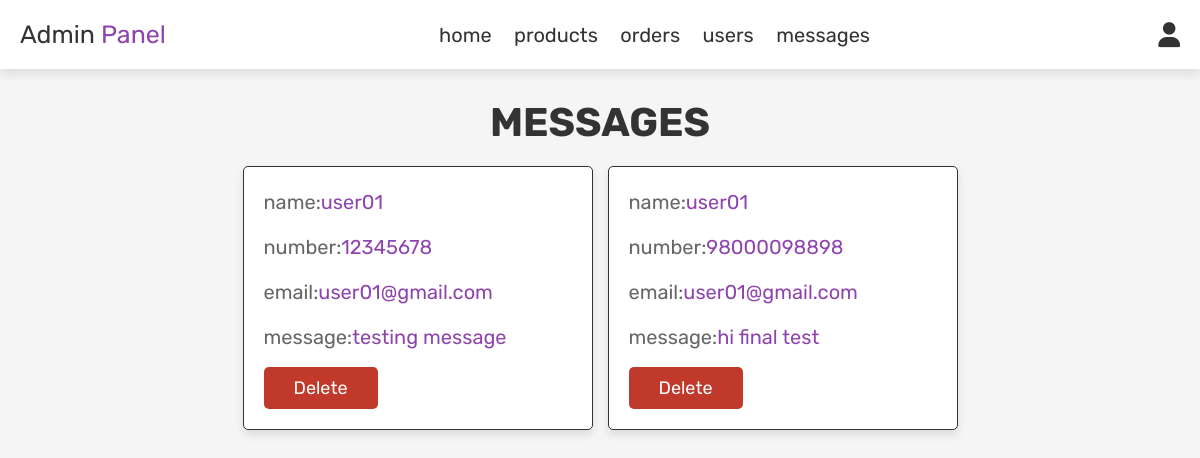
Screenshot of /admin_contacts.php (signed in) with the database file from the repository.
### tables this page shows
CREATE TABLE `message` (
  `id` int(100) NOT NULL,
  `user_id` int(100) NOT NULL,
  `name` varchar(100) NOT NULL,
  `number` varchar(12) NOT NULL,
  `email` varchar(100) NOT NULL,
  `message` varchar(500) NOT NULL
);

### admin_contacts.php (the view, shortened to what this page needs)
<?php
include 'config.php';
?>
<!DOCTYPE html>
<html lang="en">
<head>
    <link rel="stylesheet" href="https://cdnjs.cloudflare.com/ajax/libs/font-awesome/6.0.0/css/all.min.css">
    <link rel="stylesheet" href="css/style.css">
    <link rel="stylesheet" href="css/admin_style.css">
</head>
<body>
    <?php include 'admin_header.php'; ?>
<section class="messages">
    <h1 class="title">messages</h1>
    <div class="box-container">
    <?php
        $select_message = mysqli_query($conn, "SELECT * FROM `message`") or die
        ('query failed');
        if (mysqli_num_rows($select_message)>0){
            while($fetch_message= mysqli_fetch_assoc($select_message)) {
    ?>
    <div class="box">
        <p> name:<span><?php echo $fetch_message['name'];?></span></p>
        <p> number:<span><?php echo $fetch_message['number'];?></span></p>
        <p> email:<span><?php echo $fetch_message['email'];?></span></p>
        <p> message:<span><?php echo $fetch_message['message'];?></span></p>
        <a href="admin_contacts.php?delete=<?php echo $fetch_message['id'];?>"
        value='delete 'onclick="return confirm('delete this message?')"
        class="delete-btn">delete</a>
    </div>
    <?php
        };
    }else {
        echo' <p class="empty">you have no messages yet!</p>';
    }
    ?>
    </div>
</section>
</body>
</html>

### css/style.css (style rules this page uses)
:root { --purple:#8e44ad; --red:#c0392b; --orange:#f39c12; --black:#333; --white:#fff; --light-color:#666; --light-white:#ccc; --light-bg:#f5f5f5; --border:.1rem solid var(--black); --box-shadow:0 .5rem 1rem rgba(0,0,0,.1); }
* { font-family: 'Rubik', sans-serif; margin:0; padding:0; box-sizing: border-box; outline: none; border:none; text-decoration: none; transition:all .2s linear; }
html { font-size: 62.5%; overflow-x: hidden; }
section { padding:3rem 2rem; }
.title { text-align: center; margin-bottom: 2rem; text-transform: uppercase; color:var(--black); font-size: 4rem; }
.btn, .option-btn, .delete-btn, .white-btn { display: inline-block; margin-top: 1rem; padding:1rem 3rem; cursor: pointer; color:var(--white); font-size: 1.8rem; border-radius: .5rem; text-transform: capitalize; }
.delete-btn { background-color: var(--red); }

### css/admin_style.css (style rules this page uses)
:root { --purple:#8e44ad; --red:#c0392b; --orange:#f39c12; --black:#333; --white:#fff; --light-color:#666; --light-white:#ccc; --light-bg:#f5f5f5; --border:.1rem solid var(--black); --box-shadow:0 .5rem 1rem rgba(0,0,0,.1); }
* { font-family: 'Rubik', sans-serif; margin:0; padding:0; box-sizing: border-box; outline: none; border:none; text-decoration: none; transition:all .2s linear; }
html { font-size: 62.5%; overflow-x: hidden; }
body { background-color: var(--light-bg); }
section { padding:3rem 2rem; }
.title { text-align: center; margin-bottom: 2rem; text-transform: uppercase; color:var(--black); font-size: 4rem; }
.btn, .option-btn, .delete-btn, .white-btn { display: inline-block; margin-top: 1rem; padding:1rem 3rem; cursor: pointer; color:var(--white); font-size: 1.8rem; border-radius: .5rem; text-transform: capitalize; }
.delete-btn { background-color: var(--red); }
.messages .box-container { display: grid; grid-template-columns: repeat(auto-fit, 35rem); justify-content: center; gap:1.5rem; max-width: 1200px; margin:0 auto; align-items: flex-start; }
.messages .box-container .box { background-color: var(--white); padding:2rem; border:var(--border); box-shadow: var(--box-shadow); border-radius: .5rem; }
.messages .box-container .box p { padding-bottom: 1.5rem; font-size: 2rem; color:var(--light-color); line-height: 1.5; }
.messages .box-container .box p span { color:var(--purple); }
.messages .box-container .box .delete-btn { margin-top: 0; }

### rows the page displays
message: name "user01", number "12345678", email "user01@gmail.com", message "testing message"
message: name "user01", number "98000098898", email "user01@gmail.com", message "hi final test"
